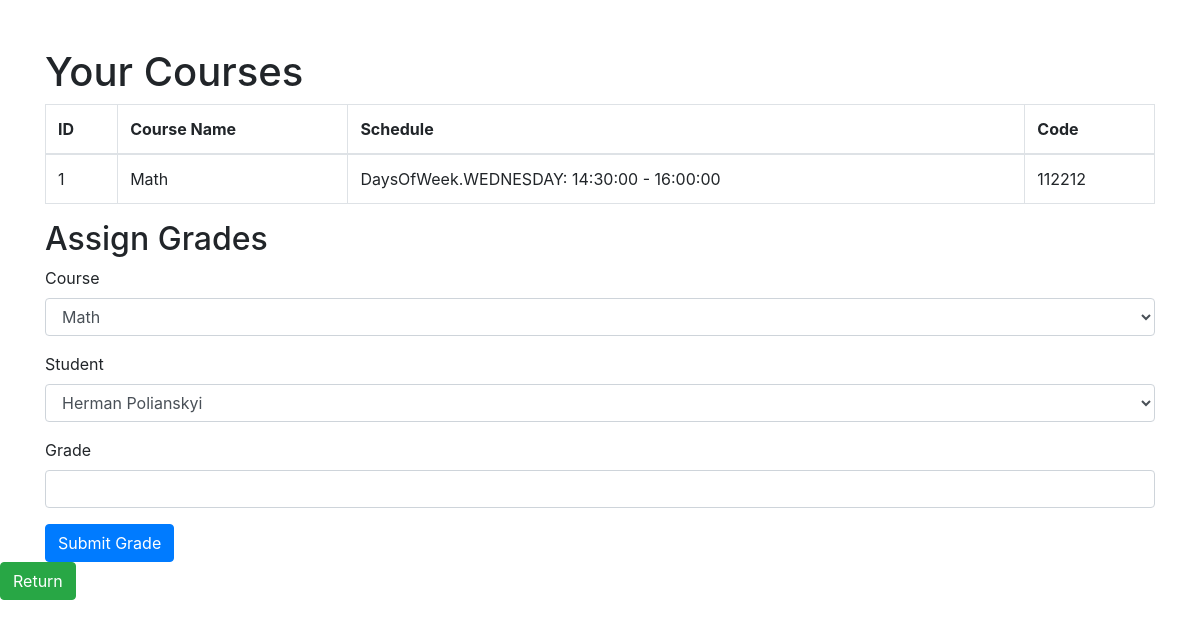
The app's page /teacher_page/teacher_courses (signed in), older data.
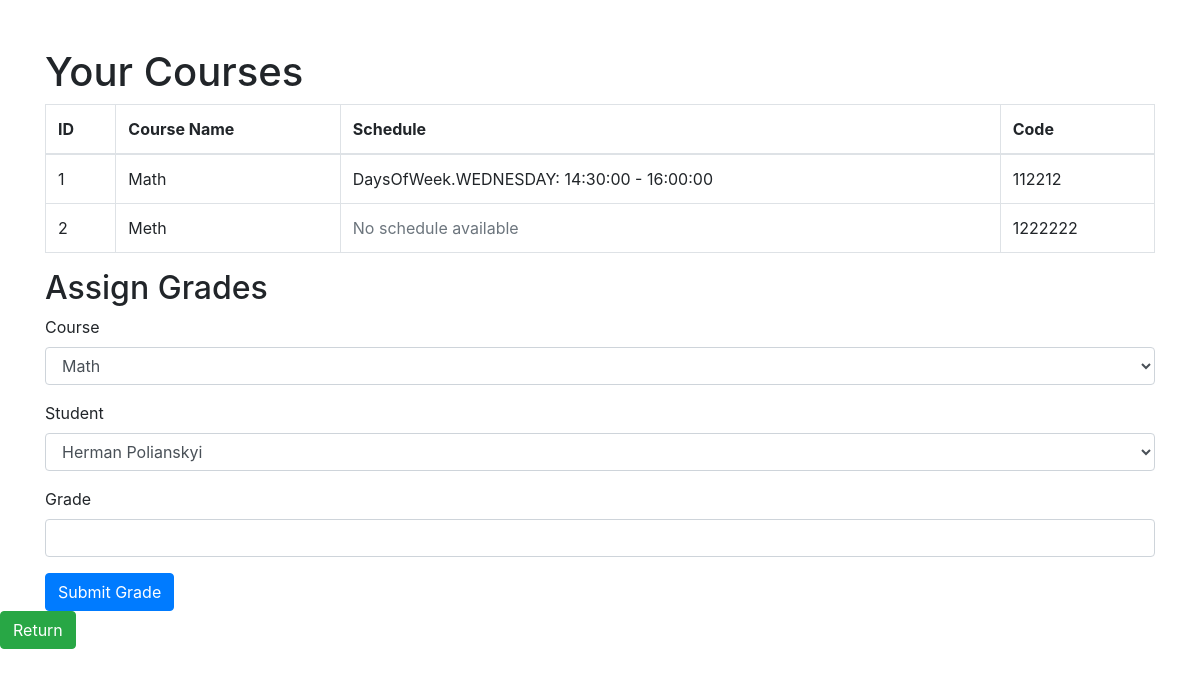
The same page, newer data.
### models.py (models this page shows)
class Course(db.Model):
    id = db.Column(db.Integer, primary_key=True)
    name = db.Column(db.String(150), nullable=False)
    code = db.Column(db.String(50), nullable=False, unique=True, index=True)
    teacher_id = db.Column(db.Integer, db.ForeignKey('teacher.id'), nullable=False)
    students = db.relationship('User', secondary='enrollment', back_populates='enrolled_courses')
    course_schedule = db.relationship('Schedule', back_populates='course', cascade="all, delete-orphan")

class Schedule(db.Model):
    id = db.Column(db.Integer, primary_key=True)
    course_id = db.Column(db.Integer, db.ForeignKey('course.id', name="fk_schedule_course"), nullable=False)
    day_of_week = db.Column(db.Enum(DaysOfWeek), nullable=False)
    start_time = db.Column(db.Time, nullable=False)
    end_time = db.Column(db.Time, nullable=False)
    course = db.relationship('Course', back_populates='course_schedule')

### app.py (the view, shortened to what this page needs)
@app.route('/teacher_page/teacher_courses', methods=['GET', 'POST'])
@login_required
def teacher_courses():
    if current_user.account_type == 'teacher':
        courses = Course.query.filter_by(teacher_id=current_user.id).all()
    else:
        courses = []
    courses = Course.query.filter_by(teacher_id=current_user.id).all()
    students = User.query.filter_by(account_type='user').all()
    return render_template('teacher_courses.html', courses=courses, students=students)

### app.py (called while the page is built)
@login_manager.user_loader
def load_user(user_id):
    user = User.query.get(int(user_id))
    if not user:
        user = Teacher.query.get(int(user_id))
    if not user:
        user = Admin.query.get(int(user_id))
    return user

### templates/teacher_courses.html (shortened to what this page needs)
<!DOCTYPE html>
<html lang="en">
<head>
    <link rel="stylesheet" href="https://cdn.jsdelivr.net/npm/bootstrap@4.3.1/dist/css/bootstrap.min.css">
</head>
<body>
<div class="container mt-5">
    <h1>Your Courses</h1>
    <table class="table table-bordered">
        <thead>
        <tr>
            <th>ID</th>
            <th>Course Name</th>
            <th>Schedule</th>
            <th>Code</th>
        </tr>
        </thead>
        <tbody>
        {% for course in courses %}
        <tr>
            <td>{{ course.id }}</td>
            <td>{{ course.name }}</td>
            <td class="course-schedule">
                {% if course.course_schedule %}
                    {% for schedule in course.course_schedule %}
                        <div>
                            <span class="schedule-day">{{ schedule.day_of_week }}:</span>
                            <span class="schedule-time">{{ schedule.start_time }} - {{ schedule.end_time }}</span>
                        </div>
                    {% endfor %}
                {% else %}
                    <span class="text-muted">No schedule available</span>
                {% endif %}
            </td>
            <td>{{ course.code }}</td>
        </tr>
        {% endfor %}
        </tbody>
    </table>
    <h2>Assign Grades</h2>
    <form method="POST">
        <div class="form-group">
            <label for="course_id">Course</label>
            <select name="course_id" class="form-control">
                {% for course in courses %}
                    <option value="{{ course.id }}">{{ course.name }}</option>
                {% endfor %}
            </select>
        </div>
        <div class="form-group">
            <label for="user_id">Student</label>
            <select name="user_id" class="form-control">
                {% for course in courses %}
                    {% for user in students %}
                        <option value="{{ user.id }}">{{ user.first_name }} {{ user.last_name }}</option>
                    {% endfor %}
                {% endfor %}
            </select>
        </div>
        <div class="form-group">
            <label for="grade">Grade</label>
            <input type="text" name="grade" class="form-control" required>
        </div>
        <button type="submit" class="btn btn-primary">Submit Grade</button>
    </form>
</div>
<a href="{{ url_for('teacher_page') }}" class="btn btn-success mb-3">Return</a>
</body>
</html>

Row changes from the older to the newer data that the page shows:
added Course: id "2", name "Meth", shows "No schedule available", code "1222222"
